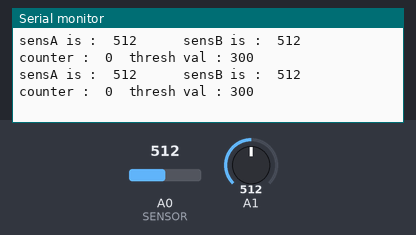
A sketch run on a simulated Arduino Uno, built with avr-gcc and run on an emulated ATmega328P. On the bench: the last lines printed to the serial monitor. The test bench sets the inputs (shaded band); at power-on: A1 = 512, A0 (SENSOR) = 512.

Above: at 1.2 s.
1.3 s: A1 set to 313
At 1.8 s:
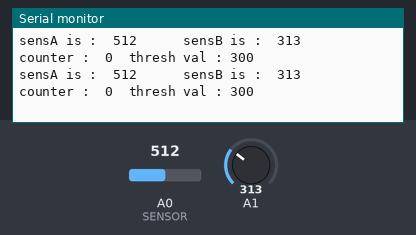
4.3 s: A1 set to 288
At 4.44 s:
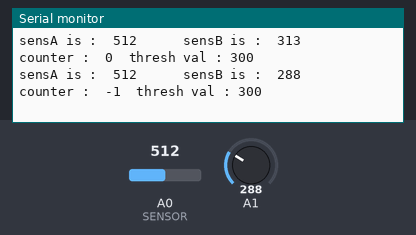
5.8 s: A0 (SENSOR) set to 311
At 5.87 s:
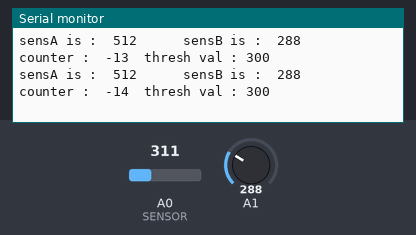
8.8 s: A0 (SENSOR) set to 292
At 8.85 s:
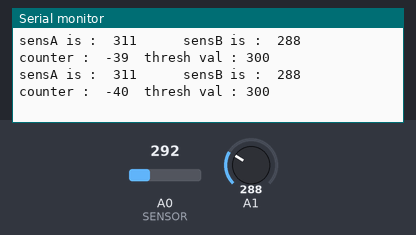
11.8 s: A1 set to 105
At 12.3 s:
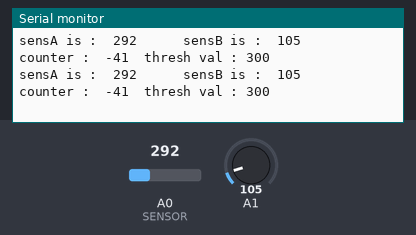
14.8 s: A1 set to 94
At 15.3 s:
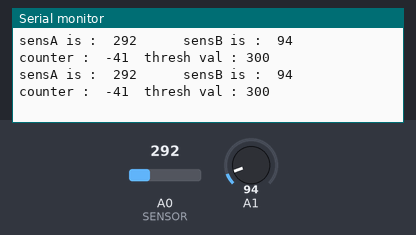
Timing chart, 0 to 17.8 s (numbered marks = the images above; inputs shaded):
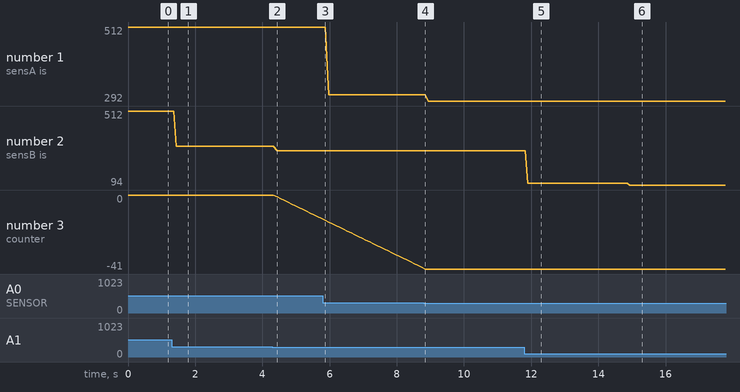

The sketch:

visitor_counter_instructable.ino
```cpp
int sensA;                      //    Declaring VARIABLES
int sensB;
int thresh;
int ctr=0;
int lights=9;
int sens_cutoff=A2;
int relay=2;
void setup()
{

Serial.begin(9600);

}

void loop()
{
sensA = analogRead(A0);                        // READ SENSOR A AND B
sensB= analogRead(A1);
thresh = 300;                                  // !!!!!!!!!!!!!!!   CHANGE THE VALUE OF THRESHOLD ACCORDING TO THE AMBIENT LIGHT
if(sensA<thresh && sensB>thresh)
{
ctr=ctr+1;                                      //  INCREMENT
delay(100);
}
else{ctr=ctr;
}

if(sensA>thresh && sensB<thresh)
{
ctr=ctr-1;                                       // DECREMENT
delay(100);
}
else
{
  ctr=ctr;
}

Serial.print("sensA is :  ");                          // PRINT ALL THE VALUES AND COUNTER
Serial.print(sensA   );
Serial.print("      sensB is :  ");
Serial.print(sensB    );
Serial.print("     counter :  ");
Serial.print(ctr);
Serial.print("  thresh val : ");
Serial.println(thresh);
}
```

Measured:
- after the input at 1.3 s, the serial monitor: prints a new line after 0.14 s (image 1)
- after the input at 4.3 s, the serial monitor: prints a new line after 0.14 s (image 2)
- after the input at 11.8 s, the serial monitor: prints a new line after 0.10 s (image 5)
- after the input at 14.8 s, the serial monitor: prints a new line after 0.14 s (image 6)
- plotted number 1: 512 → 311 after the input at 5.8 s, 311 → 292 after the input at 8.8 s
- plotted number 2: 512 → 313 after the input at 1.3 s, 313 → 288 after the input at 4.3 s, 288 → 105 after the input at 11.8 s, 105 → 94 after the input at 14.8 s
- plotted number 3: 0 → -13 after the input at 4.3 s
